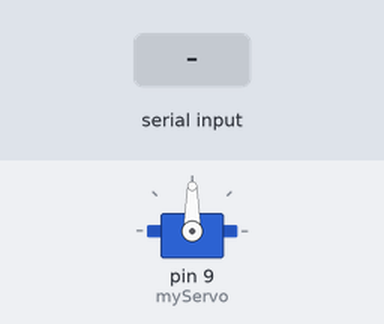
A sketch run on a simulated Arduino Uno, built with avr-gcc and run on an emulated ATmega328P. On the bench: servo. The inputs (shaded band) are chosen by the test bench.

Above: at 1.2 s.
1.3 s: "SERVO \n" received over Serial
At 2.5 s:
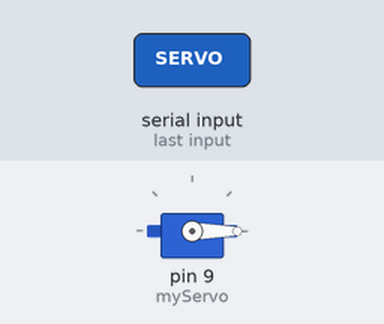
Timing chart, 0 to 4.3 s (numbered marks = the images above; inputs shaded):
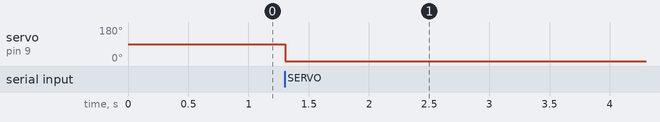

Measured:
- after the input at 1.3 s, servo on pin 9 (myServo): 90° → 0° at once

The sketch:

ServoController.ino
```cpp
// Servo controller, V. Ziemann, 170614
#include <Servo.h>
Servo myServo;
char line[30];
void setup() {
  myServo.attach(9);   // pin D9
  Serial.begin (9600);
  while (!Serial) {;}
}
void loop() {
  if (Serial.available()) {
    Serial.readStringUntil('\n').toCharArray(line,30);
    if (strstr(line,"SERVO ")==line) {
      float val=atof(&line[6]);
      myServo.write((int) val);  // 0 to 180
    }
  }
}
```
